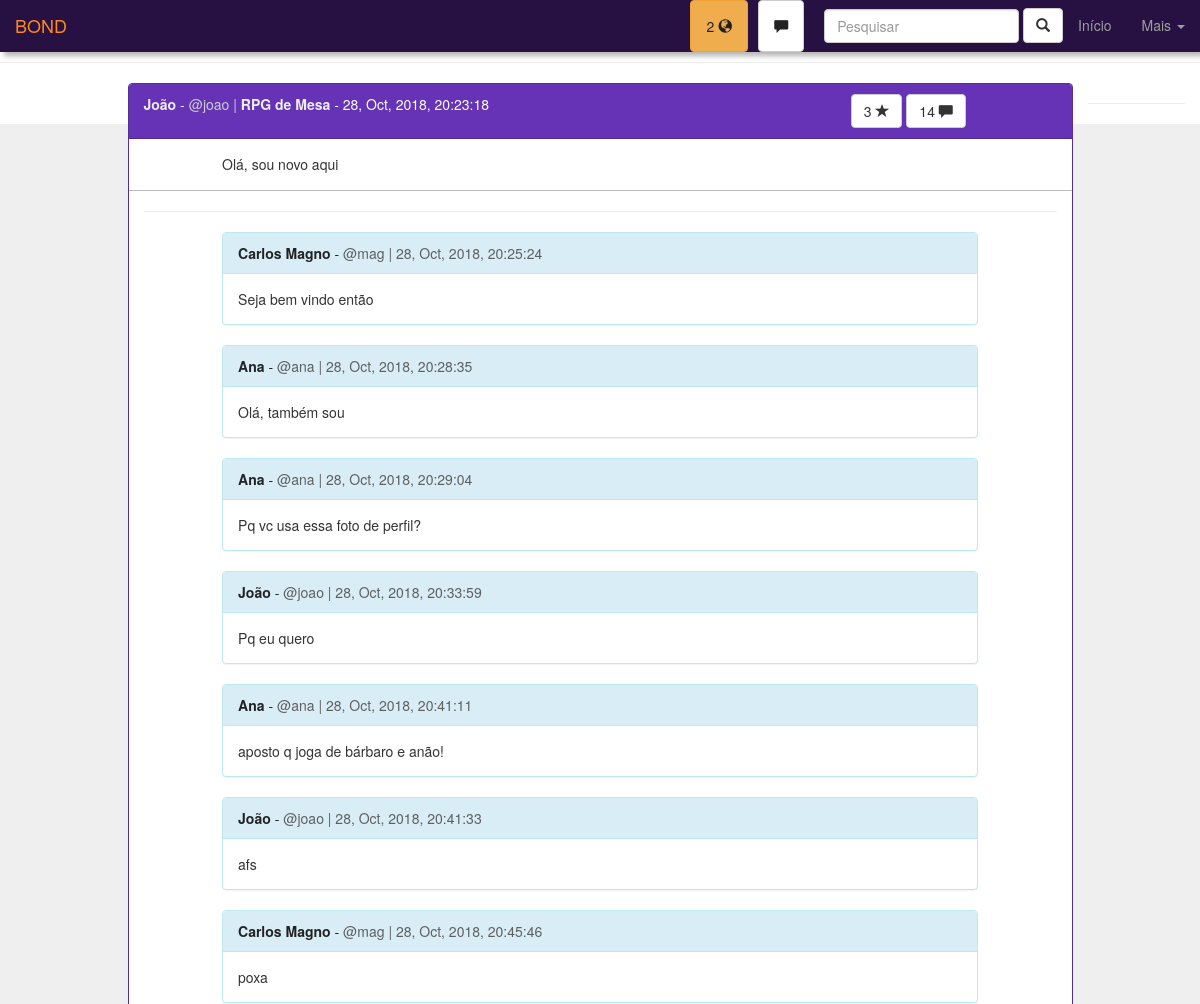
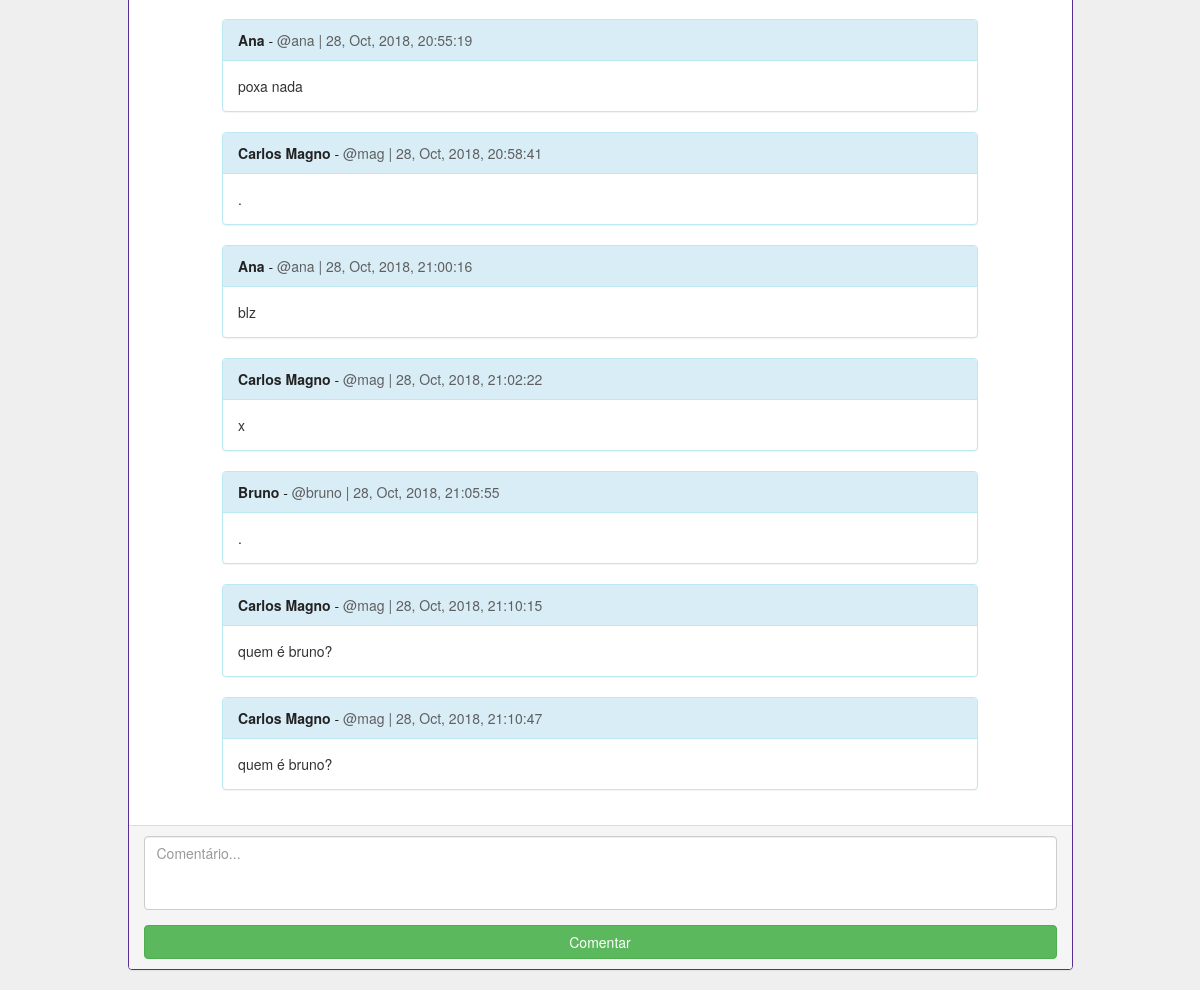
/see_post.php?p=4 (signed in), run on an earlier commit of the app's database (2 pictures, top to bottom).
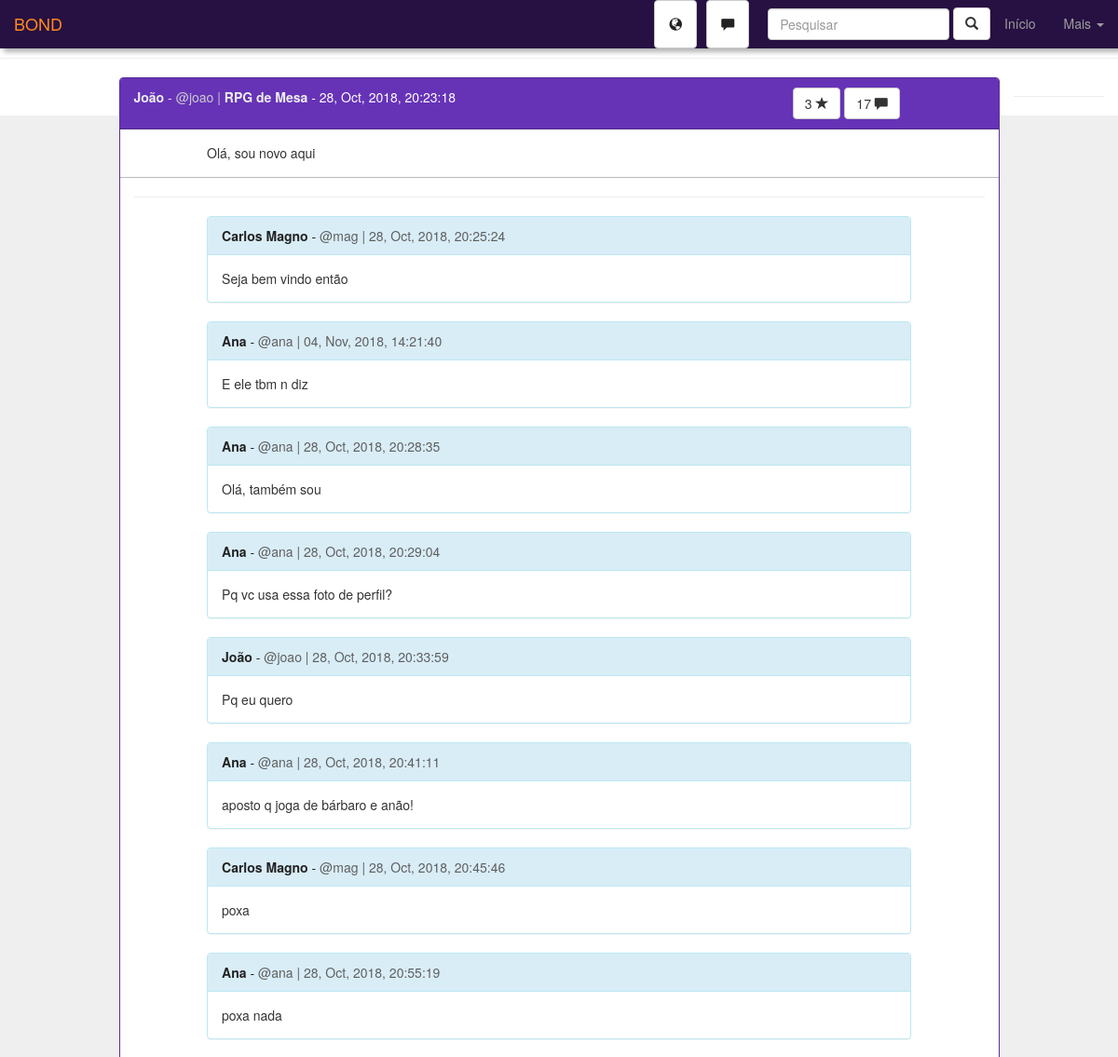
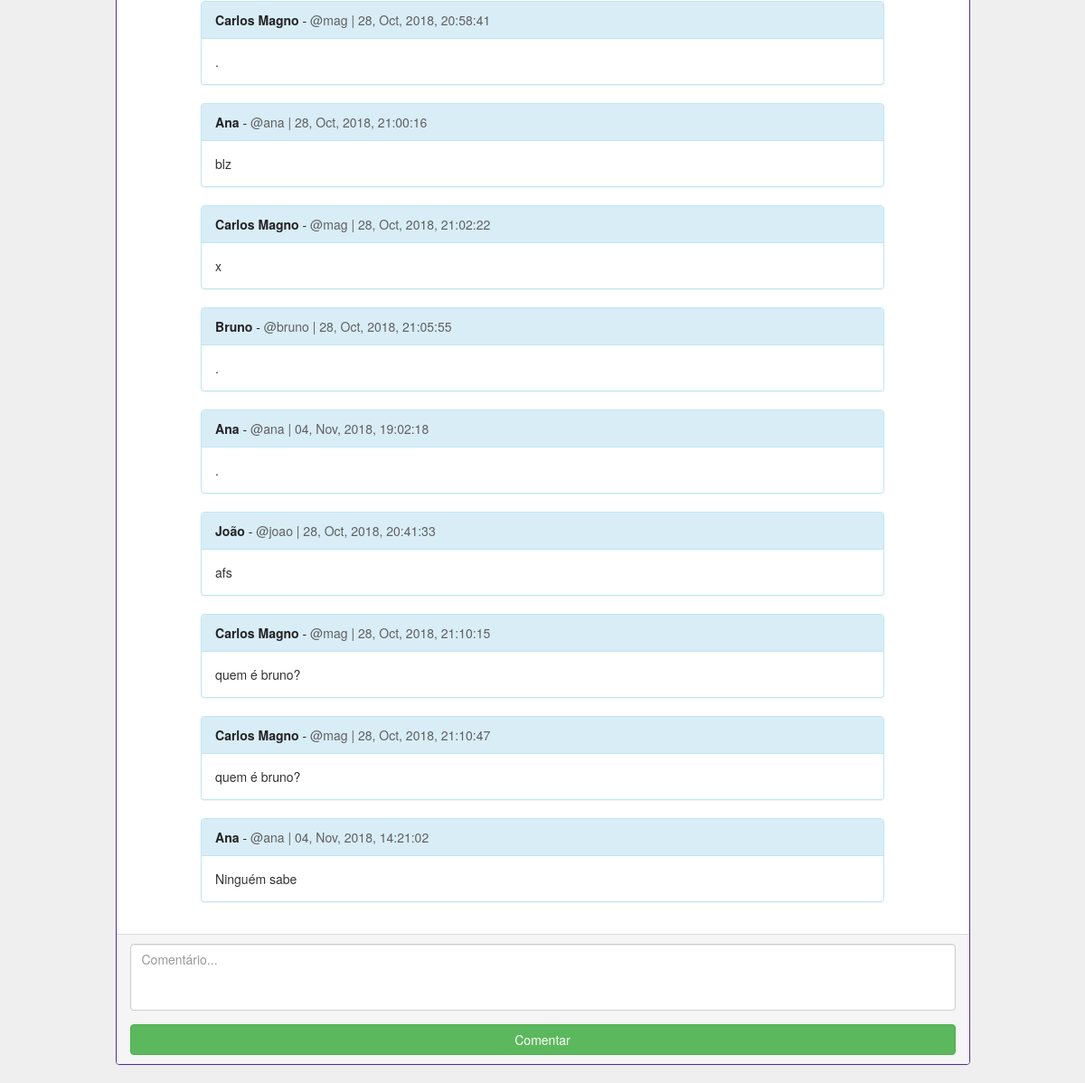
And on a later commit of the database (2 pictures, top to bottom).
### tables this page shows
CREATE TABLE IF NOT EXISTS `comments` (
  `id_comment` int(11) NOT NULL AUTO_INCREMENT,
  `user` int(11) NOT NULL,
  `post` int(11) NOT NULL,
  `comment_text` text NOT NULL,
  `r_date` datetime DEFAULT CURRENT_TIMESTAMP,
  PRIMARY KEY (`id_comment`)
);

CREATE TABLE IF NOT EXISTS `users` (
  `id_user` int(11) NOT NULL AUTO_INCREMENT,
  `username` varchar(20) NOT NULL,
  `first_name` varchar(60) NOT NULL,
  `last_name` varchar(80) NOT NULL,
  `birthday` date NOT NULL,
  `profile_pic` varchar(200) DEFAULT 'assets/img/default-user-icon.png',
  `passwd` varchar(32) NOT NULL,
  `r_date` datetime NOT NULL DEFAULT CURRENT_TIMESTAMP,
  `gender` enum('M','F','O') DEFAULT NULL,
  `stars` int(11) DEFAULT '0',
  `followers` int(11) DEFAULT '0',
  `following` int(11) DEFAULT '0',
  PRIMARY KEY (`id_user`)
);

### see_post.php (the view, shortened to what the changed rows need)
<?php
$id_user = $_SESSION["id_user"];
$id_post = $_GET["p"];
$conn = connect();
$sql = "SELECT *, date_format(posts.r_date, '%d, %b, %Y, %T') as data_f FROM posts
JOIN users ON posts.user = users.id_user
JOIN communities ON posts.community = communities.id_community
WHERE id_post = '$id_post'";
if($query = mysqli_query($conn, $sql)){
    $post = mysqli_fetch_assoc($query);
}else{
    header("location:home.php");
}
$conn = connect();
$sql = "SELECT COUNT(*) as qnt FROM notifications WHERE user = $id_user AND seen = 'n'";
if($q = mysqli_query($conn, $sql)){
  $notifications = mysqli_fetch_assoc($q)["qnt"];
}else{
  $notifications = 0;
}
?>
<!DOCTYPE html>
<html lang="PT-BR">
  <head>
    <link href="css/bootstrap.min.css" rel="stylesheet">
    <link rel="stylesheet" href="css/pattern.css">
  </head>
<body>
<nav class="navbar navbar-inverse navbar-fixed-top" id="navbar-menu">
  <div class="container-fluid">
    <div class="collapse navbar-collapse" id="bs-example-navbar-collapse-1">
      <ul class="nav navbar-nav navbar-right">
      <li>
      <?php
        if($notifications>0){
          echo '<a href="notifications.php" class="btn btn-warning notification-btn" id="dark-text-nav" style="margin:auto 5px">'.$notifications
          .' <span class="glyphicon glyphicon-globe"></span></a>';
        }else{
          echo '<a href="notifications.php" class="btn btn-default notification-btn" id="dark-text-nav" style="margin:auto 5px">
          <span class="glyphicon glyphicon-globe"></span></a>';
        }
        ?></li>
      </ul>
    </div>
  </div>
</nav>
<div class="container">
<div class="row">
    <div class="col-lg-10 col-lg-offset-1">
        <div class="panel panel-primary">
            <div class="panel-heading">
                <div class="row">
                    <div class="col-lg-3 col-lg-offset-1">
                        <?php
                        $conn = connect();
                        $sql = "SELECT count(*) as comments FROM comments WHERE post = $id_post";
                        if($q = mysqli_query($conn, $sql)){
                            $comments_qnt = mysqli_fetch_assoc($q)["comments"];
                        }else{
                            $comments_qnt = '';
                        }
                        $conn = connect();
                        $sql = "SELECT * FROM likes WHERE post = ".$post["id_post"]." AND user = $id_user";
                        if(isset(mysqli_fetch_assoc(mysqli_query($conn, $sql))["post"])){
                            echo "<a href='like_post.php?p=$id_post&m=unlike&l=see_post.php?p=$id_post'
                            title='Gostei' class='btn btn-default' id='like-btn'>".$post["likes"]." <span class='glyphicon glyphicon-star'>
                            </span></a>";
                           }else{
                             echo "<a href='like_post.php?p=$id_post&m=like&l=see_post.php?p=$id_post'
                              title='Não gostei' class='btn btn-default' id='like-btn'>".$post["likes"]." <span class='glyphicon glyphicon-star-empty'>
                              </span></a>";
                           }
                           echo " <a href='see_post.php?p=$id_post#commentInput'
                            title='Comentar' class='btn btn-default' id='like-btn'>$comments_qnt <span class='glyphicon glyphicon-comment'>
                            </span></a>";
                        ?>
                    </div>
                </div>
            </div>
            <div class="panel-body">
                <div class="row">
                    <div class="col-lg-10 col-lg-offset-1">
                        <?php
                        $conn = connect();
                        $sql = "SELECT *, date_format(comments.r_date, '%d, %b, %Y, %T') as data_f,
                        UNIX_TIMESTAMP(comments.r_date) as utimestamp FROM comments
                        JOIN users ON user = users.id_user
                        WHERE post = $id_post ORDER BY data_f ASC";
                        if($query = mysqli_query($conn, $sql)){
                            $comments = array();
                            while($comment = mysqli_fetch_assoc($query)){
                                $comments[] = $comment;
                            }
                            usort($comments, "organizer");
                            foreach($comments as $comment){
                                echo "<div class='panel panel-info'>";
                                echo '<div class="panel-heading">';
                                if($comment["user"]==$id_user){
                                    echo "<a href='profile.php'".' class="dark-text-link">
                                    <strong>'.$comment["first_name"].'</strong>
                                    - <span class="dark-text">@'.$comment["username"].' | '.$comment["data_f"].'</span></a>';
                                   }else{
                                       echo "<a href='see_profile.php?p=".$comment["user"]."' class='dark-text-link'>
                                    <strong>".$comment["first_name"].'</strong>
                                    - <span class="dark-text">@'.$comment["username"].' | '.$comment["data_f"].'</span></a>';
                                   }
                                echo '</div>';
                                echo '<div class="panel-body">';
                                echo $comment["comment_text"];
                                echo '</div>';
                                echo '</div>';
                            }
                        }
                        ?>
                    </div>
                </div>
            </div>
        </div>
    </div>
</div>
</body>
</html>

What changed in the data, as far as the page shows it:
added comments: users.first_name "Ana", users.username "ana", data_f "04, Nov, 2018, 14:21:40", comment_text "E ele tbm n diz"
added comments: users.first_name "Ana", users.username "ana", data_f "04, Nov, 2018, 19:02:18", comment_text "."
shown differently, row unchanged: comments "afs": moves down the list
added comments: users.first_name "Ana", users.username "ana", data_f "04, Nov, 2018, 14:21:02", comment_text "Ninguém sabe"
Also different on the page:
$comments_qnt: "14" → "17"
$notifications: "2" → (not shown)
